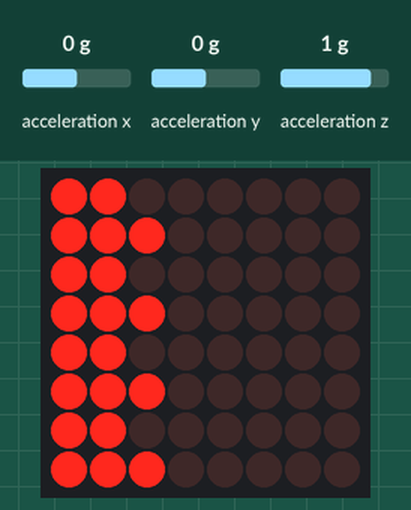
Recording of a sketch running on a simulated Arduino Uno, built with avr-gcc and run on an emulated ATmega328P. On the bench: 8×8 LED matrix. Wiring (inferred from the names in the program): MPU-6050 motion sensor at I2C address 0x68. Inputs (shaded band) come from the test bench; at power-on: acceleration z 1 g, acceleration x 0 g, acceleration y 0 g. Random numbers use the default seed unless the sketch sets one.

Above: at 1.2 s.
1.3 s: acceleration z set to -1.4 g
At 1.8 s:
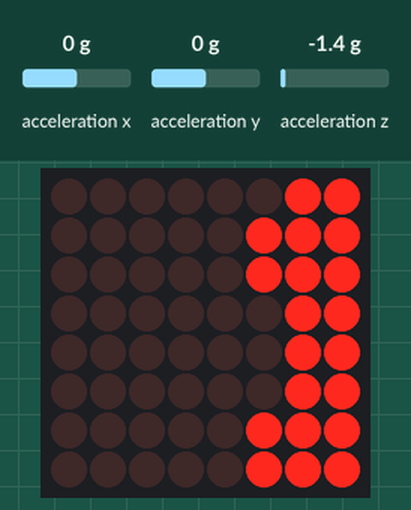
2.9 s: acceleration z set to 0.8 g
At 3.7 s:
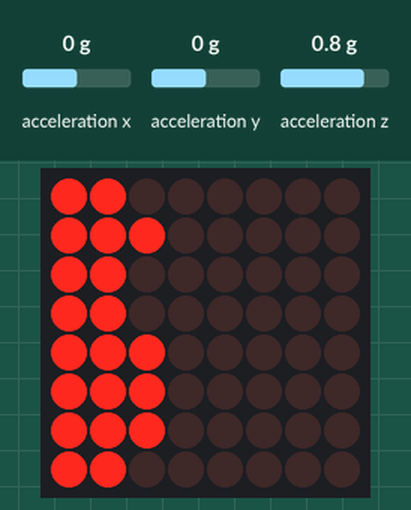
4.5 s: acceleration z set to -0.8 g
At 5.8 s:
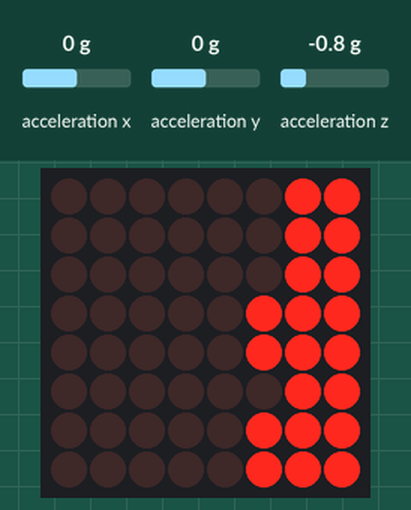
6.1 s: acceleration z set to 1.4 g
At 7.4 s:
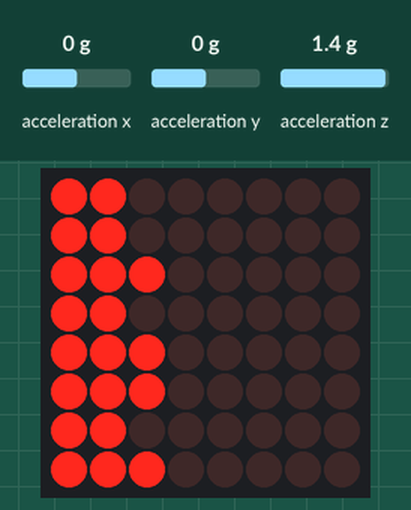
7.7 s: acceleration z set to -1.4 g
At 9.0 s:
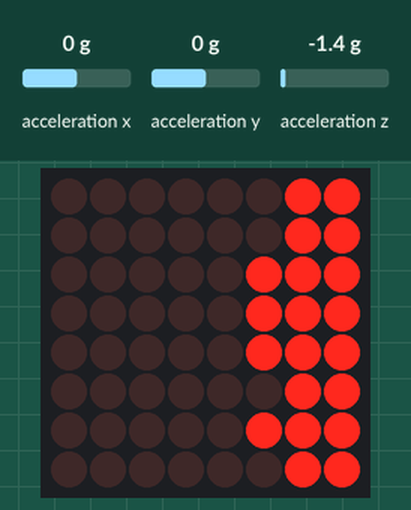
9.3 s: acceleration z set to 1.1 g
At 9.7 s:
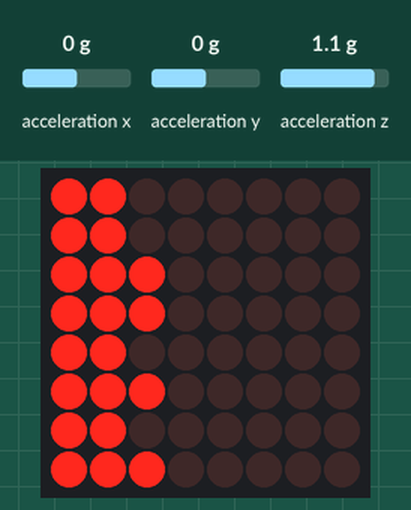
Timing chart, 0 to 11.9 s (numbered marks = the images above; inputs shaded):
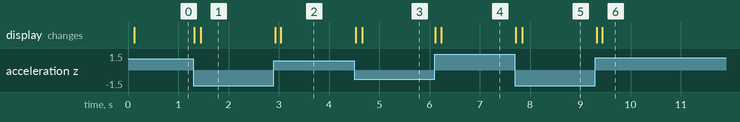

Measured:
- after the input at 1.3 s, the display: first changes at once (image 1 shows a later state)
- after the input at 2.9 s, the display: first changes at once (image 2 shows a later state)
- after the input at 4.5 s, the display: first changes at once (image 3 shows a later state)
- after the input at 6.1 s, the display: first changes at once (image 4 shows a later state)
- after the input at 7.7 s, the display: first changes at once (image 5 shows a later state)
- after the input at 9.3 s, the display: first changes at once (image 6 shows a later state)

The sketch:

main.ino
```cpp
// create an array append method and add the physics_applied boolean according to gravity & randomness

// Hardware Configuration Constants
#define ACCEL_THRESHOLD 2  // Minimum acceleration value to register tilt
#define MATRIX_MIN 0       // Minimum LED matrix coordinate
#define MATRIX_MAX 7       // Maximum LED matrix coordinate
#define MATRIX_WIDTH 8   // or your actual matrix width
#define MATRIX_HEIGHT 8  // or your actual matrix height

#include "LedControl.h"
#include "Wire.h"

// MPU-6050 Accelerometer Configuration
const int MPU_addr = 0x68; // I2C address of the MPU-6050
int16_t AcX, AcY, AcZ;     // Accelerometer readings

// LED Matrix Configuration
LedControl lc = LedControl(12, 10, 11, 1); // DIN, CLK, CS, # of devices
unsigned long delay_time = 10;             // Delay between updates

// LED Matrix State (8x8 grid)
int led_matrix[8][8] = {
  {0, 0, 0, 0, 0, 0, 0, 0},
  {0, 0, 0, 0, 0, 0, 0, 0},
  {0, 0, 0, 0, 0, 0, 0, 0},
  {0, 0, 0, 0, 0, 0, 0, 0},
  {0, 0, 0, 0, 0, 0, 0, 0},
  {0, 0, 0, 0, 0, 0, 0, 0},
  {0, 0, 0, 0, 0, 0, 0, 0},
  {0, 0, 0, 0, 0, 0, 0, 0},
};

// Coordinate structure for 2D positions
struct Coordinate {
  byte x;  // Horizontal position (0-7)
  byte y;  // Vertical position (0-7)
};

// Grid dimensions
const int GRID_SIZE = 8;                 // 8x8 grid
const int TOTAL_COORDS = GRID_SIZE * GRID_SIZE; // Total positions (64)

/**
 * @brief Generates N unique random coordinates within the 8x8 grid
 *
 * Uses Fisher-Yates shuffle algorithm to ensure unique positions
 *
 * @param N Number of unique coordinates to generate (1-64)
 * @param result[] Array to store generated coordinates
 * @return true if generation succeeded, false if N is invalid
 */
bool generate_random_coordinates(int N, Coordinate result[]) {
  // Validate input range
  if (N <= 0 || N > TOTAL_COORDS) {
    Serial.println("Error: N must be between 1 and 64.");
    return false;
  }

  // Create list of all possible coordinates
  Coordinate allCoords[TOTAL_COORDS];
  int index = 0;
  for (byte y = 0; y < GRID_SIZE; y++) {
    for (byte x = 0; x < GRID_SIZE; x++) {
      allCoords[index] = {x, y};
      index++;
    }
  }

  // Fisher-Yates shuffle algorithm
  for (int i = TOTAL_COORDS - 1; i > 0; i--) {
    int j = random(i + 1);  // Random index from 0 to i
    // Swap elements
    Coordinate temp = allCoords[i];
    allCoords[i] = allCoords[j];
    allCoords[j] = temp;
  }

  // Copy first N elements to result
  for (int i = 0; i < N; i++) {
    result[i] = allCoords[i];
  }

  return true;
}

/**
 * Randomly selects one valid coordinate from a 2-element array
 * Handles cases where one or both coordinates might be invalid
 *
 * @param array The input array of 2 Coordinate elements
 * @param invalidValue The value that represents an invalid/empty coordinate (default {255,255})
 * @return The selected valid coordinate, or invalidValue if both are invalid
 */
Coordinate selectRandomCoordinate(Coordinate array[2], Coordinate invalidValue = {255, 255}) {
  // Count valid coordinates
  int validCount = 0;
  int validIndices[2]; // Stores indices of valid coordinates

  for (int i = 0; i < 2; i++) {
    // Check if coordinate is valid (not equal to invalidValue)
    if (!(array[i].x == invalidValue.x && array[i].y == invalidValue.y)) {
      validIndices[validCount] = i;
      validCount++;
    }
  }

  // Handle cases based on how many valid coordinates we found
  if (validCount == 0) {
    return invalidValue; // Both coordinates are invalid
  }
  else if (validCount == 1) {
    return array[validIndices[0]]; // Only one valid coordinate
  }
  else {
    // Both coordinates are valid, choose randomly
    int randomIndex = random(2); // Generates 0 or 1
    return array[randomIndex];
  }
}

/**
 * @brief DOT class represents a single moving dot on the LED matrix
 *
 * Handles position, movement, and physics of individual dots
 */
class DOT {
  private:
    int position_x;  // Current X position
    int position_y;  // Current Y position
    int x_speed;     // Horizontal speed
    int y_speed;     // Vertical speed

  public:
    // Constructor - initializes position and speed
    DOT(int position_x, int position_y, int x_speed, int y_speed)
      : position_x(position_x), position_y(position_y),
        x_speed(x_speed), y_speed(y_speed) {}

    /**
     * @brief Updates dot position based on accelerometer tilt
     *
     * Implements gravity-like movement with collision detection
     */
    void fall() {
      // Calculate intended movement based on tilt
      int dx = 0, dy = 0;

      // Vertical movement (Z-axis tilt)
      if (AcZ > ACCEL_THRESHOLD) {
        dy = -1;  // Move down
      } else if (AcZ < -ACCEL_THRESHOLD) {
        dy = 1;   // Move up
      }

      // Horizontal movement (Y-axis tilt)
      if (AcY > ACCEL_THRESHOLD) {
        dx = -1;  // Move left
      } else if (AcY < -ACCEL_THRESHOLD) {
        dx = 1;   // Move right
      }

      if (led_matrix[position_y + dy][position_x + dx] == 1) {
        Coordinate possible_coordinates[2] = {{255, 255}, {255, 255}}; // Initialize as invalid

        // Handle vertical movement (up/down)
        if (dy != 0 && dx == 0) {
          if (position_x + 1 < MATRIX_WIDTH && !led_matrix[position_y + dy][position_x + 1]) {
            possible_coordinates[0] = {position_x + 1, position_y + dy};
          }
          if (position_x - 1 >= 0 && !led_matrix[position_y + dy][position_x - 1]) {
            possible_coordinates[1] = {position_x - 1, position_y + dy};
          }

          Coordinate selected = selectRandomCoordinate(possible_coordinates);
          if (selected.x != 255) dx = selected.x - position_x;
        }
        // Handle horizontal movement (left/right)
        else if (dx != 0 && dy == 0) {
          if (position_y + 1 < MATRIX_HEIGHT && !led_matrix[position_y + 1][position_x + dx]) {
            possible_coordinates[0] = {position_x + dx, position_y + 1};
          }
          if (position_y - 1 >= 0 && !led_matrix[position_y - 1][position_x + dx]) {
            possible_coordinates[1] = {position_x + dx, position_y - 1};
          }

          Coordinate selected = selectRandomCoordinate(possible_coordinates);
          if (selected.y != 255) dy = selected.y - position_y;
        }
      }

      // No movement if no significant tilt
      if (dx == 0 && dy == 0) return;

      // Calculate potential new position
      int new_x = position_x + dx;
      int new_y = position_y + dy;

      // Boundary checking
      if (new_x < MATRIX_MIN || new_x > MATRIX_MAX ||
          new_y < MATRIX_MIN || new_y > MATRIX_MAX) {
        return;
      }

      // Collision detection (check if target position is occupied)
      if (led_matrix[new_y][new_x] == 1) {
        return;
      }

      // Execute the move
      led_matrix[position_y][position_x] = 0;  // Clear old position
      position_x = new_x;                      // Update X
      position_y = new_y;                      // Update Y
      led_matrix[position_y][position_x] = 1;  // Set new position
    }

    // Accessor methods
    int get_x() const { return position_x; }
    int get_y() const { return position_y; }
    int get_x_speed() const { return x_speed; }
    int get_y_speed() const { return y_speed; }

    // Mutator methods
    void set_position(int new_position_x, int new_position_y) {
      position_x = new_position_x;
      position_y = new_position_y;
    }

    void set_x_speed(int new_x_speed) {
      x_speed = new_x_speed;
    }

    void set_y_speed(int new_y_speed) {
      y_speed = new_y_speed;
    }

    void accelerate_speed(int acceleration_x_speed, int acceleration_y_speed) {
      x_speed += acceleration_x_speed;
      y_speed += acceleration_y_speed;
    }

    /**
     * @brief (Class Method) Creates N dot instances with unique random coordinates.
     *
     * Populates a global array with new DOT instances.
     *
     * @param N The number of dots to create.
     */
    static void create_dots(int N); // <<<< MODIFICATION: Just declare the method here.

    /**
     * @brief Main update function for the dot
     *
     * Called each frame to update physics and position
     */
    void main_loop() {
      fall();
    }
};

// Constants and Global Variables for managing multiple dots
const int NUM_DOTS = 20; // Define how many dots you want to create
DOT* dots[NUM_DOTS];    // Global array to hold pointers to DOT instances

/**
 * @brief (Method Definition) Creates N dot instances.
 *
 * This is the implementation of the static method declared inside the DOT class.
 * By defining it here, it can access the global 'dots' array declared above.
 */
void DOT::create_dots(int N) {
  // Ensure N is within a valid range
  if (N <= 0 || N > NUM_DOTS || N > TOTAL_COORDS) {
    Serial.println("Error: N is out of valid range.");
    return;
  }

  // Generate N unique coordinates
  Coordinate initial_coords[N];
  if (!generate_random_coordinates(N, initial_coords)) {
    // generate_random_coordinates already prints an error
    return;
  }

  // Create a DOT instance for each coordinate
  for (int i = 0; i < N; i++) {
    byte x = initial_coords[i].x;
    byte y = initial_coords[i].y;

    // Dynamically create a new DOT object and store its pointer in the global array
    dots[i] = new DOT(x, y, 0, 0);

    // Mark the dot's position on the global led_matrix
    led_matrix[y][x] = 1;
  }
}

/**
 * @brief Initial hardware and software setup
 */
void setup() {
  // Initialize serial communication
  Serial.begin(9600);

  // LED matrix initialization
  lc.shutdown(0, false);    // Wake up display
  lc.setIntensity(0, 8);    // Set brightness (0-15)
  lc.clearDisplay(0);       // Clear display

  // Initialize random number generator
  randomSeed(analogRead(A0));

  // Create the specified number of dots and place them on the grid
  DOT::create_dots(NUM_DOTS);

  // Accelerometer initialization
  Wire.begin();
  Wire.beginTransmission(MPU_addr);
  Wire.write(0x6B);  // PWR_MGMT_1 register
  Wire.write(0);     // Wake up MPU-6050
  Wire.endTransmission(true);
}

/**
 * @brief Main program loop
 */
void loop() {
  // Read accelerometer data
  Wire.beginTransmission(MPU_addr);
  Wire.write(0x3B);  // Starting with register 0x3B (ACCEL_XOUT_H)
  Wire.endTransmission(false);
  Wire.requestFrom(MPU_addr, 6, true);  // Request 6 registers for Accel data

  // Normalize accelerometer readings
  AcX = (Wire.read() << 8 | Wire.read()) / 1638.0;
  AcY = (Wire.read() << 8 | Wire.read()) / 1638.0;
  AcZ = (Wire.read() << 8 | Wire.read()) / 1638.0;

  // Update all dot instances by iterating through the global array
  for (int i = 0; i < NUM_DOTS; i++) {
    // The main_loop updates the dot's position in the shared led_matrix
    dots[i]->main_loop();
  }

  // After all dots have moved, render the entire led_matrix to the display
  for (int col = 0; col < GRID_SIZE; col++) {
    for (int row = 0; row < GRID_SIZE; row++) {
      lc.setLed(0, col, row, led_matrix[row][col]);
    }
  }

  // Frame delay
  delay(delay_time);
}
```
